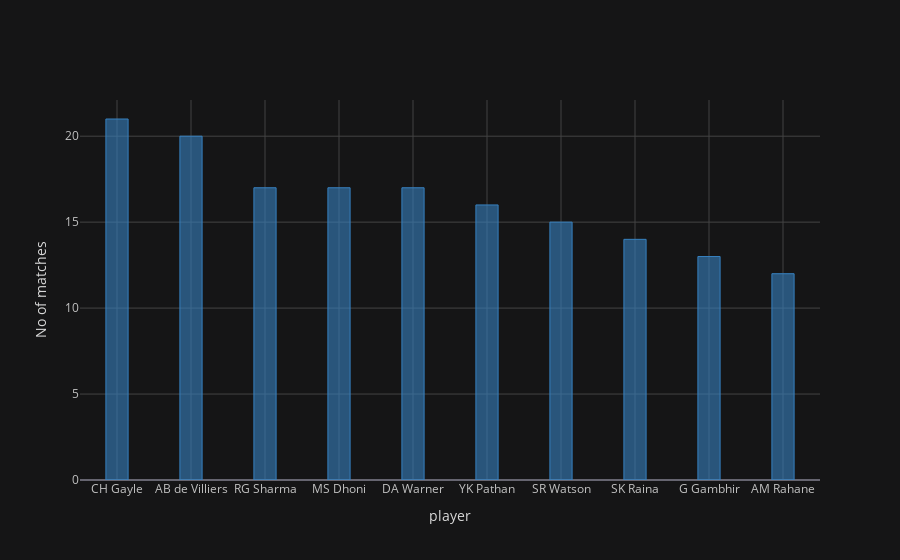

This figure's notebook cell:
### Markdown cell above
### Top Players

### Code cell
d=data['player_of_match'].value_counts()[:10]
d.iplot(kind='bar',xTitle='player', yTitle='No of matches',barmode='stack', theme='solar',bargap=0.7,color='blue'
       )

### Figure 1 — Plotly figure (JSON) as saved in the notebook; plotly's stock layout.template omitted (floating-point values rounded to 4 significant figures)
{"data": [{"marker": {"color": "rgba(55, 128, 191, 0.6)", "line": {"color": "rgba(55, 128, 191, 1.0)", "width": 1}}, "name": "player_of_match", "orientation": "v", "text": "", "type": "bar", "x": ["CH Gayle", "AB de Villiers", "RG Sharma", "MS Dhoni", "DA Warner", "YK Pathan", "SR Watson", "SK Raina", "G Gambhir", "AM Rahane"], "y": [21, 20, 17, 17, 17, 16, 15, 14, 13, 12]}], "layout": {"bargap": 0.7, "barmode": "stack", "legend": {"bgcolor": "#151516", "font": {"color": "#D9D9D9"}, "traceorder": "normal"}, "paper_bgcolor": "#151516", "plot_bgcolor": "#151516", "title": {"font": {"color": "#D9D9D9"}}, "xaxis": {"gridcolor": "#434343", "showgrid": true, "tickfont": {"color": "#C2C2C2"}, "title": {"font": {"color": "#D9D9D9"}, "text": "player"}, "zerolinecolor": "#666570"}, "yaxis": {"gridcolor": "#434343", "showgrid": true, "tickfont": {"color": "#C2C2C2"}, "title": {"font": {"color": "#D9D9D9"}, "text": "No of matches"}, "zerolinecolor": "#666570"}}}
